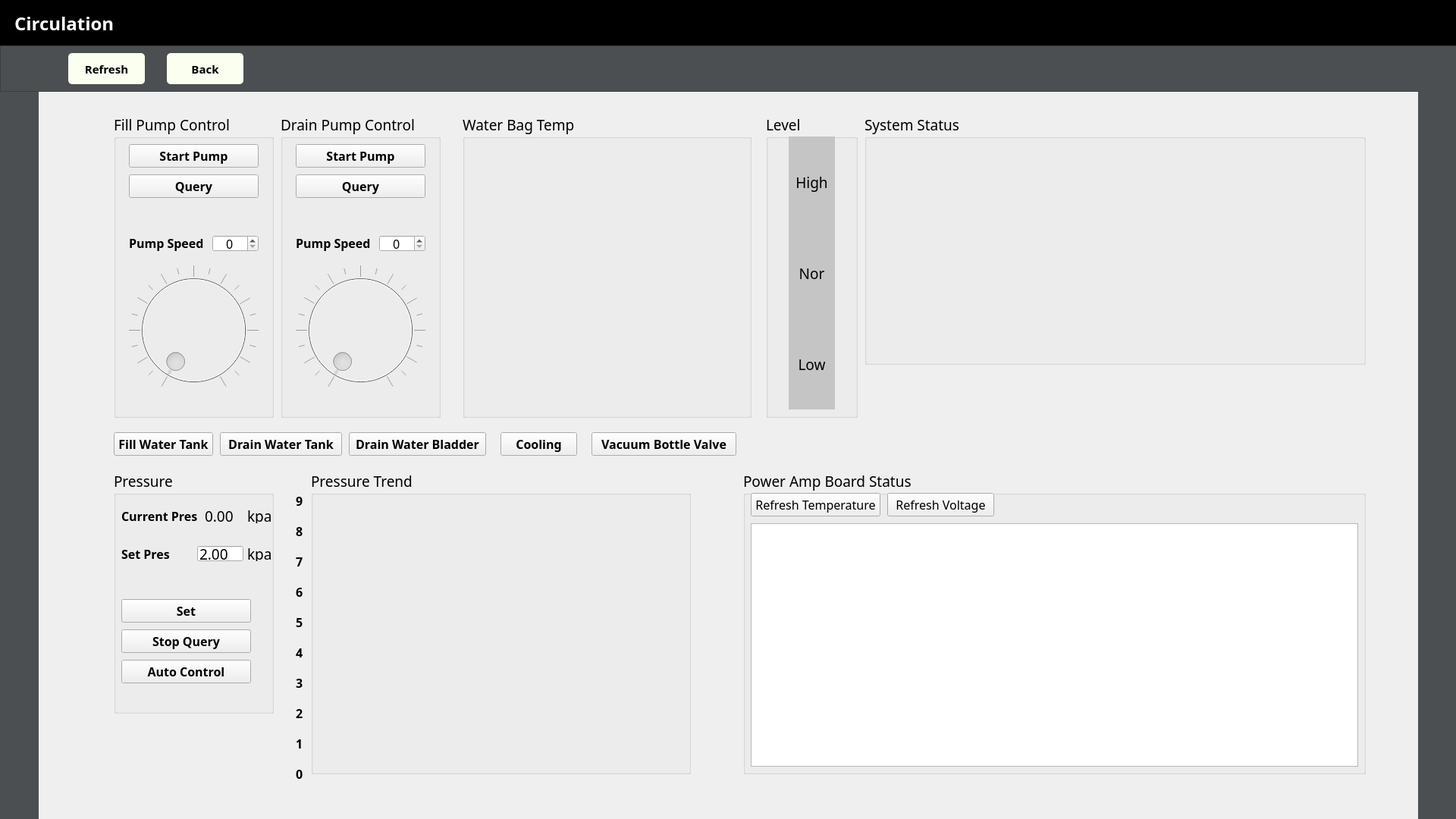
<?xml version="1.0" encoding="UTF-8"?>
<ui version="4.0">
 <class>dupumpcontrol</class>
 <widget class="QDialog" name="dupumpcontrol">
  <property name="geometry">
   <rect>
    <x>0</x>
    <y>0</y>
    <width>1920</width>
    <height>1080</height>
   </rect>
  </property>
  <property name="windowTitle">
   <string>Dialog</string>
  </property>
  <widget class="QLabel" name="label_separator_5">
   <property name="geometry">
    <rect>
     <x>0</x>
     <y>120</y>
     <width>51</width>
     <height>961</height>
    </rect>
   </property>
   <property name="styleSheet">
    <string notr="true">background-color: rgb(76, 79, 81);</string>
   </property>
   <property name="lineWidth">
    <number>1</number>
   </property>
   <property name="text">
    <string/>
   </property>
  </widget>
  <widget class="QFrame" name="frame_2">
   <property name="geometry">
    <rect>
     <x>-1</x>
     <y>0</y>
     <width>1921</width>
     <height>61</height>
    </rect>
   </property>
   <property name="styleSheet">
    <string notr="true">background-color: rgb(0, 0, 0);</string>
   </property>
   <property name="frameShape">
    <enum>QFrame::StyledPanel</enum>
   </property>
   <property name="frameShadow">
    <enum>QFrame::Raised</enum>
   </property>
   <widget class="QLabel" name="label_11">
    <property name="geometry">
     <rect>
      <x>20</x>
      <y>15</y>
      <width>201</width>
      <height>31</height>
     </rect>
    </property>
    <property name="font">
     <font>
      <family>微软雅黑</family>
      <pointsize>18</pointsize>
      <weight>75</weight>
      <bold>true</bold>
     </font>
    </property>
    <property name="styleSheet">
     <string notr="true">background-color: rgb(0, 0, 0);
color: rgb(255, 255, 255);</string>
    </property>
    <property name="text">
     <string>Circulation</string>
    </property>
   </widget>
  </widget>
  <widget class="QFrame" name="frame">
   <property name="geometry">
    <rect>
     <x>0</x>
     <y>60</y>
     <width>1921</width>
     <height>61</height>
    </rect>
   </property>
   <property name="styleSheet">
    <string notr="true">background-color: rgb(76, 79, 81);</string>
   </property>
   <property name="frameShape">
    <enum>QFrame::StyledPanel</enum>
   </property>
   <property name="frameShadow">
    <enum>QFrame::Raised</enum>
   </property>
   <widget class="QPushButton" name="pushButton_quit">
    <property name="geometry">
     <rect>
      <x>220</x>
      <y>10</y>
      <width>101</width>
      <height>41</height>
     </rect>
    </property>
    <property name="font">
     <font>
      <family>微软雅黑</family>
      <pointsize>11</pointsize>
      <weight>75</weight>
      <bold>true</bold>
     </font>
    </property>
    <property name="styleSheet">
     <string notr="true">background-color: rgb(250, 255, 240);color:rgb(0,0,0);border-radius:5px;</string>
    </property>
    <property name="text">
     <string>Back</string>
    </property>
    <property name="autoDefault">
     <bool>false</bool>
    </property>
   </widget>
   <widget class="QPushButton" name="pushButton_refresh">
    <property name="geometry">
     <rect>
      <x>90</x>
      <y>10</y>
      <width>101</width>
      <height>41</height>
     </rect>
    </property>
    <property name="font">
     <font>
      <family>微软雅黑</family>
      <pointsize>11</pointsize>
      <weight>75</weight>
      <bold>true</bold>
     </font>
    </property>
    <property name="styleSheet">
     <string notr="true">background-color: rgb(250, 255, 240);color:rgb(0,0,0);border-radius:5px;</string>
    </property>
    <property name="text">
     <string>Refresh</string>
    </property>
    <property name="autoDefault">
     <bool>false</bool>
    </property>
   </widget>
   <zorder>pushButton_refresh</zorder>
   <zorder>pushButton_quit</zorder>
  </widget>
  <widget class="QLabel" name="label_separator_6">
   <property name="geometry">
    <rect>
     <x>1870</x>
     <y>120</y>
     <width>51</width>
     <height>961</height>
    </rect>
   </property>
   <property name="styleSheet">
    <string notr="true">background-color: rgb(76, 79, 81);</string>
   </property>
   <property name="lineWidth">
    <number>1</number>
   </property>
   <property name="text">
    <string/>
   </property>
  </widget>
  <widget class="QGroupBox" name="groupBox">
   <property name="geometry">
    <rect>
     <x>150</x>
     <y>150</y>
     <width>211</width>
     <height>401</height>
    </rect>
   </property>
   <property name="font">
    <font>
     <family>微软雅黑</family>
     <pointsize>14</pointsize>
     <weight>50</weight>
     <bold>false</bold>
    </font>
   </property>
   <property name="title">
    <string>Fill Pump Control</string>
   </property>
   <widget class="QToolButton" name="toolButton_pump1_control">
    <property name="geometry">
     <rect>
      <x>20</x>
      <y>40</y>
      <width>171</width>
      <height>31</height>
     </rect>
    </property>
    <property name="font">
     <font>
      <family>微软雅黑</family>
      <pointsize>12</pointsize>
      <weight>75</weight>
      <bold>true</bold>
     </font>
    </property>
    <property name="text">
     <string>Start Pump</string>
    </property>
    <property name="iconSize">
     <size>
      <width>48</width>
      <height>48</height>
     </size>
    </property>
   </widget>
   <widget class="QDial" name="dial_pump1_speed">
    <property name="enabled">
     <bool>false</bool>
    </property>
    <property name="geometry">
     <rect>
      <x>20</x>
      <y>200</y>
      <width>171</width>
      <height>171</height>
     </rect>
    </property>
    <property name="maximum">
     <number>100</number>
    </property>
    <property name="tracking">
     <bool>true</bool>
    </property>
    <property name="invertedAppearance">
     <bool>false</bool>
    </property>
    <property name="wrapping">
     <bool>false</bool>
    </property>
    <property name="notchTarget">
     <double>10.000000000000000</double>
    </property>
    <property name="notchesVisible">
     <bool>true</bool>
    </property>
   </widget>
   <widget class="QSpinBox" name="spinBox_pump1_speed">
    <property name="geometry">
     <rect>
      <x>130</x>
      <y>160</y>
      <width>61</width>
      <height>22</height>
     </rect>
    </property>
    <property name="font">
     <font>
      <family>微软雅黑</family>
      <pointsize>12</pointsize>
      <weight>50</weight>
      <bold>false</bold>
     </font>
    </property>
    <property name="alignment">
     <set>Qt::AlignCenter</set>
    </property>
    <property name="minimum">
     <number>0</number>
    </property>
    <property name="maximum">
     <number>100</number>
    </property>
   </widget>
   <widget class="QLabel" name="label_thermometer_right_value_2">
    <property name="geometry">
     <rect>
      <x>20</x>
      <y>160</y>
      <width>101</width>
      <height>21</height>
     </rect>
    </property>
    <property name="font">
     <font>
      <family>微软雅黑</family>
      <pointsize>12</pointsize>
      <weight>75</weight>
      <bold>true</bold>
     </font>
    </property>
    <property name="text">
     <string>Pump Speed</string>
    </property>
   </widget>
   <widget class="QToolButton" name="toolButton_querywater">
    <property name="geometry">
     <rect>
      <x>20</x>
      <y>80</y>
      <width>171</width>
      <height>31</height>
     </rect>
    </property>
    <property name="font">
     <font>
      <family>微软雅黑</family>
      <pointsize>12</pointsize>
      <weight>75</weight>
      <bold>true</bold>
     </font>
    </property>
    <property name="text">
     <string>Query</string>
    </property>
   </widget>
  </widget>
  <widget class="QGroupBox" name="groupBox_2">
   <property name="geometry">
    <rect>
     <x>610</x>
     <y>150</y>
     <width>381</width>
     <height>401</height>
    </rect>
   </property>
   <property name="font">
    <font>
     <family>微软雅黑</family>
     <pointsize>14</pointsize>
     <weight>50</weight>
     <bold>false</bold>
    </font>
   </property>
   <property name="title">
    <string>Water Bag Temp</string>
   </property>
   <widget class="QWidget" name="verticalLayoutWidget">
    <property name="geometry">
     <rect>
      <x>30</x>
      <y>30</y>
      <width>151</width>
      <height>360</height>
     </rect>
    </property>
    <layout class="QVBoxLayout" name="verticalLayout_tempGaugeLeft"/>
   </widget>
   <widget class="QWidget" name="verticalLayoutWidget_2">
    <property name="geometry">
     <rect>
      <x>210</x>
      <y>30</y>
      <width>151</width>
      <height>360</height>
     </rect>
    </property>
    <layout class="QVBoxLayout" name="verticalLayout__tempGaugeRight"/>
   </widget>
  </widget>
  <widget class="QGroupBox" name="groupBox_3">
   <property name="geometry">
    <rect>
     <x>1010</x>
     <y>150</y>
     <width>121</width>
     <height>401</height>
    </rect>
   </property>
   <property name="font">
    <font>
     <family>微软雅黑</family>
     <pointsize>14</pointsize>
     <weight>50</weight>
     <bold>false</bold>
    </font>
   </property>
   <property name="title">
    <string>Level</string>
   </property>
   <widget class="QLabel" name="label_WaterLow">
    <property name="geometry">
     <rect>
      <x>30</x>
      <y>270</y>
      <width>61</width>
      <height>120</height>
     </rect>
    </property>
    <property name="styleSheet">
     <string notr="true">background-color: rgb(197, 197, 197);</string>
    </property>
    <property name="text">
     <string>Low</string>
    </property>
    <property name="alignment">
     <set>Qt::AlignCenter</set>
    </property>
   </widget>
   <widget class="QLabel" name="label_WaterNormal">
    <property name="geometry">
     <rect>
      <x>30</x>
      <y>150</y>
      <width>61</width>
      <height>120</height>
     </rect>
    </property>
    <property name="styleSheet">
     <string notr="true">background-color: rgb(197, 197, 197);</string>
    </property>
    <property name="text">
     <string>Nor</string>
    </property>
    <property name="alignment">
     <set>Qt::AlignCenter</set>
    </property>
   </widget>
   <widget class="QLabel" name="label_WaterHigh">
    <property name="geometry">
     <rect>
      <x>30</x>
      <y>30</y>
      <width>61</width>
      <height>120</height>
     </rect>
    </property>
    <property name="styleSheet">
     <string notr="true">background-color: rgb(197, 197, 197);</string>
    </property>
    <property name="text">
     <string>High</string>
    </property>
    <property name="alignment">
     <set>Qt::AlignCenter</set>
    </property>
   </widget>
  </widget>
  <widget class="QGroupBox" name="groupBox_4">
   <property name="geometry">
    <rect>
     <x>980</x>
     <y>620</y>
     <width>821</width>
     <height>401</height>
    </rect>
   </property>
   <property name="font">
    <font>
     <family>微软雅黑</family>
     <pointsize>14</pointsize>
     <weight>50</weight>
     <bold>false</bold>
    </font>
   </property>
   <property name="title">
    <string>Power Amp Board Status</string>
   </property>
   <widget class="QTableView" name="tableView">
    <property name="geometry">
     <rect>
      <x>10</x>
      <y>70</y>
      <width>801</width>
      <height>321</height>
     </rect>
    </property>
   </widget>
   <widget class="QToolButton" name="toolButton_refresh_tempature">
    <property name="geometry">
     <rect>
      <x>10</x>
      <y>30</y>
      <width>171</width>
      <height>31</height>
     </rect>
    </property>
    <property name="font">
     <font>
      <family>微软雅黑</family>
      <pointsize>12</pointsize>
      <weight>50</weight>
      <bold>false</bold>
     </font>
    </property>
    <property name="text">
     <string>Refresh Temperature</string>
    </property>
   </widget>
   <widget class="QToolButton" name="toolButton_refresh_voltage">
    <property name="geometry">
     <rect>
      <x>190</x>
      <y>30</y>
      <width>141</width>
      <height>31</height>
     </rect>
    </property>
    <property name="font">
     <font>
      <family>微软雅黑</family>
      <pointsize>12</pointsize>
      <weight>50</weight>
      <bold>false</bold>
     </font>
    </property>
    <property name="text">
     <string>Refresh Voltage</string>
    </property>
   </widget>
  </widget>
  <widget class="QGroupBox" name="groupBox_5">
   <property name="geometry">
    <rect>
     <x>1140</x>
     <y>150</y>
     <width>661</width>
     <height>331</height>
    </rect>
   </property>
   <property name="font">
    <font>
     <family>微软雅黑</family>
     <pointsize>14</pointsize>
    </font>
   </property>
   <property name="title">
    <string>System Status</string>
   </property>
   <widget class="QTextEdit" name="textEdit_shelf_check_status">
    <property name="geometry">
     <rect>
      <x>20</x>
      <y>30</y>
      <width>621</width>
      <height>291</height>
     </rect>
    </property>
    <property name="font">
     <font>
      <family>微软雅黑</family>
      <pointsize>14</pointsize>
      <weight>50</weight>
      <italic>false</italic>
      <bold>false</bold>
     </font>
    </property>
    <property name="styleSheet">
     <string notr="true">background-color: rgba(255, 255, 255, 0);
font: 14pt &quot;微软雅黑&quot;;</string>
    </property>
   </widget>
  </widget>
  <widget class="QGroupBox" name="groupBox_6">
   <property name="geometry">
    <rect>
     <x>370</x>
     <y>150</y>
     <width>211</width>
     <height>401</height>
    </rect>
   </property>
   <property name="font">
    <font>
     <family>微软雅黑</family>
     <pointsize>14</pointsize>
     <weight>50</weight>
     <bold>false</bold>
    </font>
   </property>
   <property name="title">
    <string>Drain Pump Control</string>
   </property>
   <widget class="QToolButton" name="toolButton_pump2_control">
    <property name="geometry">
     <rect>
      <x>20</x>
      <y>40</y>
      <width>171</width>
      <height>31</height>
     </rect>
    </property>
    <property name="font">
     <font>
      <family>微软雅黑</family>
      <pointsize>12</pointsize>
      <weight>75</weight>
      <bold>true</bold>
     </font>
    </property>
    <property name="text">
     <string>Start Pump</string>
    </property>
    <property name="iconSize">
     <size>
      <width>48</width>
      <height>48</height>
     </size>
    </property>
   </widget>
   <widget class="QDial" name="dial_pump2_speed">
    <property name="enabled">
     <bool>false</bool>
    </property>
    <property name="geometry">
     <rect>
      <x>20</x>
      <y>200</y>
      <width>171</width>
      <height>171</height>
     </rect>
    </property>
    <property name="maximum">
     <number>100</number>
    </property>
    <property name="tracking">
     <bool>true</bool>
    </property>
    <property name="invertedAppearance">
     <bool>false</bool>
    </property>
    <property name="wrapping">
     <bool>false</bool>
    </property>
    <property name="notchTarget">
     <double>10.000000000000000</double>
    </property>
    <property name="notchesVisible">
     <bool>true</bool>
    </property>
   </widget>
   <widget class="QSpinBox" name="spinBox_pump2_speed">
    <property name="geometry">
     <rect>
      <x>130</x>
      <y>160</y>
      <width>61</width>
      <height>22</height>
     </rect>
    </property>
    <property name="font">
     <font>
      <family>微软雅黑</family>
      <pointsize>12</pointsize>
      <weight>50</weight>
      <bold>false</bold>
     </font>
    </property>
    <property name="alignment">
     <set>Qt::AlignCenter</set>
    </property>
    <property name="minimum">
     <number>0</number>
    </property>
    <property name="maximum">
     <number>100</number>
    </property>
   </widget>
   <widget class="QLabel" name="label_thermometer_right_value_3">
    <property name="geometry">
     <rect>
      <x>20</x>
      <y>160</y>
      <width>101</width>
      <height>21</height>
     </rect>
    </property>
    <property name="font">
     <font>
      <family>微软雅黑</family>
      <pointsize>12</pointsize>
      <weight>75</weight>
      <bold>true</bold>
     </font>
    </property>
    <property name="text">
     <string>Pump Speed</string>
    </property>
   </widget>
   <widget class="QToolButton" name="toolButton_querypump1">
    <property name="geometry">
     <rect>
      <x>20</x>
      <y>80</y>
      <width>171</width>
      <height>31</height>
     </rect>
    </property>
    <property name="font">
     <font>
      <family>微软雅黑</family>
      <pointsize>12</pointsize>
      <weight>75</weight>
      <bold>true</bold>
     </font>
    </property>
    <property name="text">
     <string>Query</string>
    </property>
   </widget>
  </widget>
  <widget class="QGroupBox" name="groupBox_7">
   <property name="geometry">
    <rect>
     <x>150</x>
     <y>620</y>
     <width>211</width>
     <height>321</height>
    </rect>
   </property>
   <property name="font">
    <font>
     <family>微软雅黑</family>
     <pointsize>14</pointsize>
    </font>
   </property>
   <property name="title">
    <string>Pressure</string>
   </property>
   <widget class="QLabel" name="label_Meter">
    <property name="geometry">
     <rect>
      <x>10</x>
      <y>100</y>
      <width>81</width>
      <height>21</height>
     </rect>
    </property>
    <property name="font">
     <font>
      <family>微软雅黑</family>
      <pointsize>12</pointsize>
      <weight>75</weight>
      <bold>true</bold>
     </font>
    </property>
    <property name="text">
     <string>Set Pres</string>
    </property>
   </widget>
   <widget class="QLineEdit" name="lineEdit_Meter">
    <property name="geometry">
     <rect>
      <x>110</x>
      <y>100</y>
      <width>61</width>
      <height>20</height>
     </rect>
    </property>
    <property name="text">
     <string>2.00</string>
    </property>
   </widget>
   <widget class="QToolButton" name="toolButton_setmeter">
    <property name="geometry">
     <rect>
      <x>10</x>
      <y>170</y>
      <width>171</width>
      <height>31</height>
     </rect>
    </property>
    <property name="font">
     <font>
      <family>微软雅黑</family>
      <pointsize>12</pointsize>
      <weight>75</weight>
      <bold>true</bold>
     </font>
    </property>
    <property name="text">
     <string>Set</string>
    </property>
   </widget>
   <widget class="QToolButton" name="toolButton_automode">
    <property name="geometry">
     <rect>
      <x>10</x>
      <y>250</y>
      <width>171</width>
      <height>31</height>
     </rect>
    </property>
    <property name="font">
     <font>
      <family>微软雅黑</family>
      <pointsize>12</pointsize>
      <weight>75</weight>
      <bold>true</bold>
     </font>
    </property>
    <property name="text">
     <string>Auto Control</string>
    </property>
   </widget>
   <widget class="QLabel" name="label_Meter_3">
    <property name="geometry">
     <rect>
      <x>10</x>
      <y>50</y>
      <width>101</width>
      <height>21</height>
     </rect>
    </property>
    <property name="font">
     <font>
      <family>微软雅黑</family>
      <pointsize>12</pointsize>
      <weight>75</weight>
      <bold>true</bold>
     </font>
    </property>
    <property name="text">
     <string>Current Pres</string>
    </property>
   </widget>
   <widget class="QLabel" name="label_RecMeter">
    <property name="geometry">
     <rect>
      <x>120</x>
      <y>50</y>
      <width>41</width>
      <height>21</height>
     </rect>
    </property>
    <property name="font">
     <font>
      <family>微软雅黑</family>
      <pointsize>14</pointsize>
     </font>
    </property>
    <property name="text">
     <string>0.00</string>
    </property>
   </widget>
   <widget class="QLabel" name="label_9">
    <property name="geometry">
     <rect>
      <x>176</x>
      <y>50</y>
      <width>31</width>
      <height>20</height>
     </rect>
    </property>
    <property name="font">
     <font>
      <family>微软雅黑</family>
      <pointsize>14</pointsize>
      <weight>50</weight>
      <bold>false</bold>
     </font>
    </property>
    <property name="text">
     <string>kpa</string>
    </property>
   </widget>
   <widget class="QLabel" name="label_10">
    <property name="geometry">
     <rect>
      <x>176</x>
      <y>100</y>
      <width>31</width>
      <height>20</height>
     </rect>
    </property>
    <property name="font">
     <font>
      <family>微软雅黑</family>
      <pointsize>14</pointsize>
      <weight>50</weight>
      <bold>false</bold>
     </font>
    </property>
    <property name="text">
     <string>kpa</string>
    </property>
   </widget>
   <widget class="QToolButton" name="toolButton_queryMeter">
    <property name="geometry">
     <rect>
      <x>10</x>
      <y>210</y>
      <width>171</width>
      <height>31</height>
     </rect>
    </property>
    <property name="font">
     <font>
      <family>微软雅黑</family>
      <pointsize>12</pointsize>
      <weight>75</weight>
      <bold>true</bold>
     </font>
    </property>
    <property name="text">
     <string>Stop Query</string>
    </property>
   </widget>
  </widget>
  <widget class="QGroupBox" name="groupBox_8">
   <property name="geometry">
    <rect>
     <x>410</x>
     <y>620</y>
     <width>501</width>
     <height>401</height>
    </rect>
   </property>
   <property name="font">
    <font>
     <family>微软雅黑</family>
     <pointsize>14</pointsize>
     <weight>50</weight>
     <bold>false</bold>
    </font>
   </property>
   <property name="title">
    <string>Pressure Trend</string>
   </property>
  </widget>
  <widget class="QLabel" name="label">
   <property name="geometry">
    <rect>
     <x>390</x>
     <y>1010</y>
     <width>21</width>
     <height>20</height>
    </rect>
   </property>
   <property name="font">
    <font>
     <family>微软雅黑</family>
     <pointsize>12</pointsize>
     <weight>75</weight>
     <bold>true</bold>
    </font>
   </property>
   <property name="text">
    <string>0</string>
   </property>
  </widget>
  <widget class="QLabel" name="label_2">
   <property name="geometry">
    <rect>
     <x>390</x>
     <y>970</y>
     <width>21</width>
     <height>20</height>
    </rect>
   </property>
   <property name="font">
    <font>
     <family>微软雅黑</family>
     <pointsize>12</pointsize>
     <weight>75</weight>
     <bold>true</bold>
    </font>
   </property>
   <property name="text">
    <string>1</string>
   </property>
  </widget>
  <widget class="QLabel" name="label_3">
   <property name="geometry">
    <rect>
     <x>390</x>
     <y>930</y>
     <width>21</width>
     <height>20</height>
    </rect>
   </property>
   <property name="font">
    <font>
     <family>微软雅黑</family>
     <pointsize>12</pointsize>
     <weight>75</weight>
     <bold>true</bold>
    </font>
   </property>
   <property name="text">
    <string>2</string>
   </property>
  </widget>
  <widget class="QLabel" name="label_4">
   <property name="geometry">
    <rect>
     <x>390</x>
     <y>890</y>
     <width>21</width>
     <height>20</height>
    </rect>
   </property>
   <property name="font">
    <font>
     <family>微软雅黑</family>
     <pointsize>12</pointsize>
     <weight>75</weight>
     <bold>true</bold>
    </font>
   </property>
   <property name="text">
    <string>3</string>
   </property>
  </widget>
  <widget class="QLabel" name="label_5">
   <property name="geometry">
    <rect>
     <x>390</x>
     <y>850</y>
     <width>21</width>
     <height>20</height>
    </rect>
   </property>
   <property name="font">
    <font>
     <family>微软雅黑</family>
     <pointsize>12</pointsize>
     <weight>75</weight>
     <bold>true</bold>
    </font>
   </property>
   <property name="text">
    <string>4</string>
   </property>
  </widget>
  <widget class="QLabel" name="label_6">
   <property name="geometry">
    <rect>
     <x>390</x>
     <y>810</y>
     <width>21</width>
     <height>20</height>
    </rect>
   </property>
   <property name="font">
    <font>
     <family>微软雅黑</family>
     <pointsize>12</pointsize>
     <weight>75</weight>
     <bold>true</bold>
    </font>
   </property>
   <property name="text">
    <string>5</string>
   </property>
  </widget>
  <widget class="QLabel" name="label_7">
   <property name="geometry">
    <rect>
     <x>390</x>
     <y>770</y>
     <width>21</width>
     <height>20</height>
    </rect>
   </property>
   <property name="font">
    <font>
     <family>微软雅黑</family>
     <pointsize>12</pointsize>
     <weight>75</weight>
     <bold>true</bold>
    </font>
   </property>
   <property name="text">
    <string>6</string>
   </property>
  </widget>
  <widget class="QLabel" name="label_8">
   <property name="geometry">
    <rect>
     <x>390</x>
     <y>730</y>
     <width>21</width>
     <height>20</height>
    </rect>
   </property>
   <property name="font">
    <font>
     <family>微软雅黑</family>
     <pointsize>12</pointsize>
     <weight>75</weight>
     <bold>true</bold>
    </font>
   </property>
   <property name="text">
    <string>7</string>
   </property>
  </widget>
  <widget class="QLabel" name="label_12">
   <property name="geometry">
    <rect>
     <x>390</x>
     <y>690</y>
     <width>21</width>
     <height>20</height>
    </rect>
   </property>
   <property name="font">
    <font>
     <family>微软雅黑</family>
     <pointsize>12</pointsize>
     <weight>75</weight>
     <bold>true</bold>
    </font>
   </property>
   <property name="text">
    <string>8</string>
   </property>
  </widget>
  <widget class="QLabel" name="label_13">
   <property name="geometry">
    <rect>
     <x>390</x>
     <y>650</y>
     <width>21</width>
     <height>20</height>
    </rect>
   </property>
   <property name="font">
    <font>
     <family>微软雅黑</family>
     <pointsize>12</pointsize>
     <weight>75</weight>
     <bold>true</bold>
    </font>
   </property>
   <property name="text">
    <string>9</string>
   </property>
  </widget>
  <widget class="QToolButton" name="toolButton_pumpin">
   <property name="geometry">
    <rect>
     <x>150</x>
     <y>570</y>
     <width>131</width>
     <height>31</height>
    </rect>
   </property>
   <property name="font">
    <font>
     <family>微软雅黑</family>
     <pointsize>12</pointsize>
     <weight>75</weight>
     <bold>true</bold>
    </font>
   </property>
   <property name="text">
    <string>Fill Water Tank</string>
   </property>
   <property name="iconSize">
    <size>
     <width>48</width>
     <height>48</height>
    </size>
   </property>
  </widget>
  <widget class="QToolButton" name="toolButton_pumpout">
   <property name="geometry">
    <rect>
     <x>290</x>
     <y>570</y>
     <width>161</width>
     <height>31</height>
    </rect>
   </property>
   <property name="font">
    <font>
     <family>微软雅黑</family>
     <pointsize>12</pointsize>
     <weight>75</weight>
     <bold>true</bold>
    </font>
   </property>
   <property name="text">
    <string>Drain Water Tank</string>
   </property>
   <property name="iconSize">
    <size>
     <width>48</width>
     <height>48</height>
    </size>
   </property>
  </widget>
  <widget class="QToolButton" name="toolButton_waterout">
   <property name="geometry">
    <rect>
     <x>460</x>
     <y>570</y>
     <width>181</width>
     <height>31</height>
    </rect>
   </property>
   <property name="font">
    <font>
     <family>微软雅黑</family>
     <pointsize>12</pointsize>
     <weight>75</weight>
     <bold>true</bold>
    </font>
   </property>
   <property name="text">
    <string>Drain Water Bladder</string>
   </property>
   <property name="iconSize">
    <size>
     <width>48</width>
     <height>48</height>
    </size>
   </property>
  </widget>
  <widget class="QToolButton" name="toolButton_cooler">
   <property name="geometry">
    <rect>
     <x>660</x>
     <y>570</y>
     <width>101</width>
     <height>31</height>
    </rect>
   </property>
   <property name="font">
    <font>
     <family>微软雅黑</family>
     <pointsize>12</pointsize>
     <weight>75</weight>
     <bold>true</bold>
    </font>
   </property>
   <property name="text">
    <string>Cooling</string>
   </property>
   <property name="iconSize">
    <size>
     <width>48</width>
     <height>48</height>
    </size>
   </property>
  </widget>
  <widget class="QToolButton" name="toolButton_bottle">
   <property name="geometry">
    <rect>
     <x>780</x>
     <y>570</y>
     <width>191</width>
     <height>31</height>
    </rect>
   </property>
   <property name="font">
    <font>
     <family>微软雅黑</family>
     <pointsize>12</pointsize>
     <weight>75</weight>
     <bold>true</bold>
    </font>
   </property>
   <property name="text">
    <string>Vacuum Bottle Valve</string>
   </property>
   <property name="iconSize">
    <size>
     <width>48</width>
     <height>48</height>
    </size>
   </property>
  </widget>
  <zorder>label_separator_5</zorder>
  <zorder>frame_2</zorder>
  <zorder>frame</zorder>
  <zorder>label_separator_6</zorder>
  <zorder>groupBox</zorder>
  <zorder>groupBox_2</zorder>
  <zorder>groupBox_3</zorder>
  <zorder>groupBox_5</zorder>
  <zorder>groupBox_6</zorder>
  <zorder>groupBox_7</zorder>
  <zorder>groupBox_8</zorder>
  <zorder>label</zorder>
  <zorder>label_2</zorder>
  <zorder>label_3</zorder>
  <zorder>label_4</zorder>
  <zorder>label_5</zorder>
  <zorder>label_6</zorder>
  <zorder>label_7</zorder>
  <zorder>label_8</zorder>
  <zorder>label_12</zorder>
  <zorder>label_13</zorder>
  <zorder>groupBox_4</zorder>
  <zorder>toolButton_pumpin</zorder>
  <zorder>toolButton_pumpout</zorder>
  <zorder>toolButton_waterout</zorder>
  <zorder>toolButton_cooler</zorder>
  <zorder>toolButton_bottle</zorder>
 </widget>
 <resources/>
 <connections/>
</ui>
